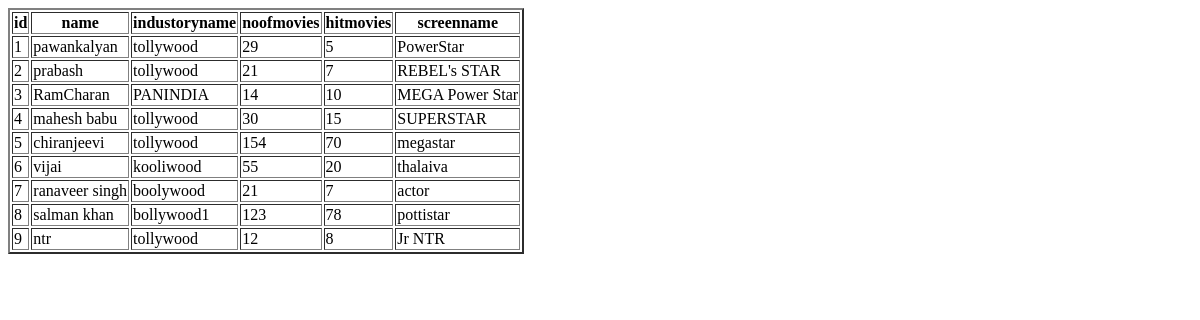
The page /rc/ on the database as committed earlier.
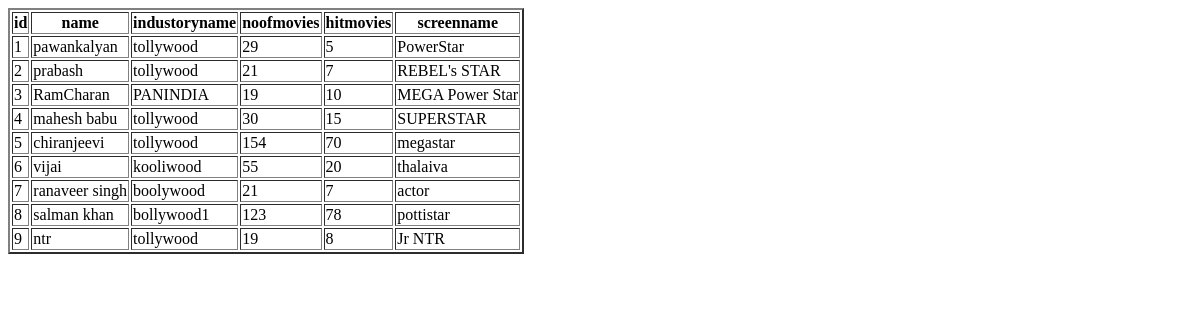
The same page on the database as committed later.
### ormapp/models.py (models this page shows)
class Actors(models.Model):
    name = models.CharField(max_length=100)
    industoryname = models.CharField(max_length=125)
    noofmovies = models.IntegerField()
    hitmovies = models.IntegerField()
    screenname = models.CharField(max_length=100)

### ormapp/views.py (the view)
# urls.py: path("rc/",v5.retrieve_view),
def retrieve_view(request):
    qs =Actors.objects.all()
    return render(request,"actors.html",{"actors":qs})

### templates/ormgit/actors.html (shortened to what this page needs)
<!DOCTYPE html>
<html lang="en">
<head>
</head>
<body>
<table border="2">
    <thead>
    <th>id</th>
     <th>name</th>
     <th>industoryname</th>
     <th>noofmovies</th>
     <th>hitmovies</th>
     <th>screenname</th>
    </thead>
{% for a in actors%}
<tr>
    <td>{{a.id}}</td>
    <td>{{a.name}}</td>
    <td>{{a.industoryname}}</td>
    <td>{{a.noofmovies}}</td>
    <td>{{a.hitmovies}}</td>
    <td>{{a.screenname}}</td>
</tr>
{%endfor%}
</table>
</body>
</html>

Rows that differ between the two databases and show on the page:
changed Actors "RamCharan": noofmovies "14" → "19"
changed Actors "ntr": noofmovies "12" → "19"
